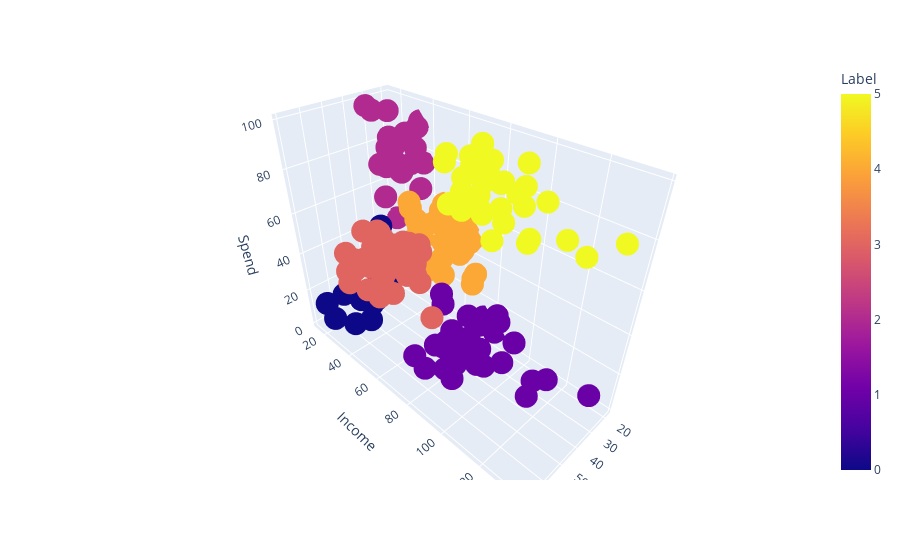

The notebook cell this image was saved under:
### Code cell
fig=px.scatter_3d(data_frame=x2,x='Age',y='Income',z='Spend',color='Label')
fig.show()

### Figure 1 — Plotly figure (JSON) as saved in the notebook; plotly's stock layout.template omitted (floating-point values rounded to 4 significant figures; data arrays with more than 128 entries replaced by an {"elided": "..."} marker saying what was removed)
{"data": [{"hovertemplate": "Age=%{x}<br>Income=%{y}<br>Spend=%{z}<br>Label=%{marker.color}<extra></extra>", "legendgroup": "", "marker": {"color": {"elided": "200 int values"}, "coloraxis": "coloraxis", "symbol": "circle"}, "mode": "markers", "name": "", "scene": "scene", "showlegend": false, "type": "scatter3d", "x": {"elided": "200 int values"}, "y": {"elided": "200 int values"}, "z": {"elided": "200 int values"}}], "layout": {"coloraxis": {"colorbar": {"title": {"text": "Label"}}, "colorscale": [[0, "#0d0887"], [0.1111, "#46039f"], [0.2222, "#7201a8"], [0.3333, "#9c179e"], [0.4444, "#bd3786"], [0.5556, "#d8576b"], [0.6667, "#ed7953"], [0.7778, "#fb9f3a"], [0.8889, "#fdca26"], [1, "#f0f921"]]}, "legend": {"tracegroupgap": 0}, "margin": {"t": 60}, "scene": {"domain": {"x": [0, 1], "y": [0, 1]}, "xaxis": {"title": {"text": "Age"}}, "yaxis": {"title": {"text": "Income"}}, "zaxis": {"title": {"text": "Spend"}}}}}
